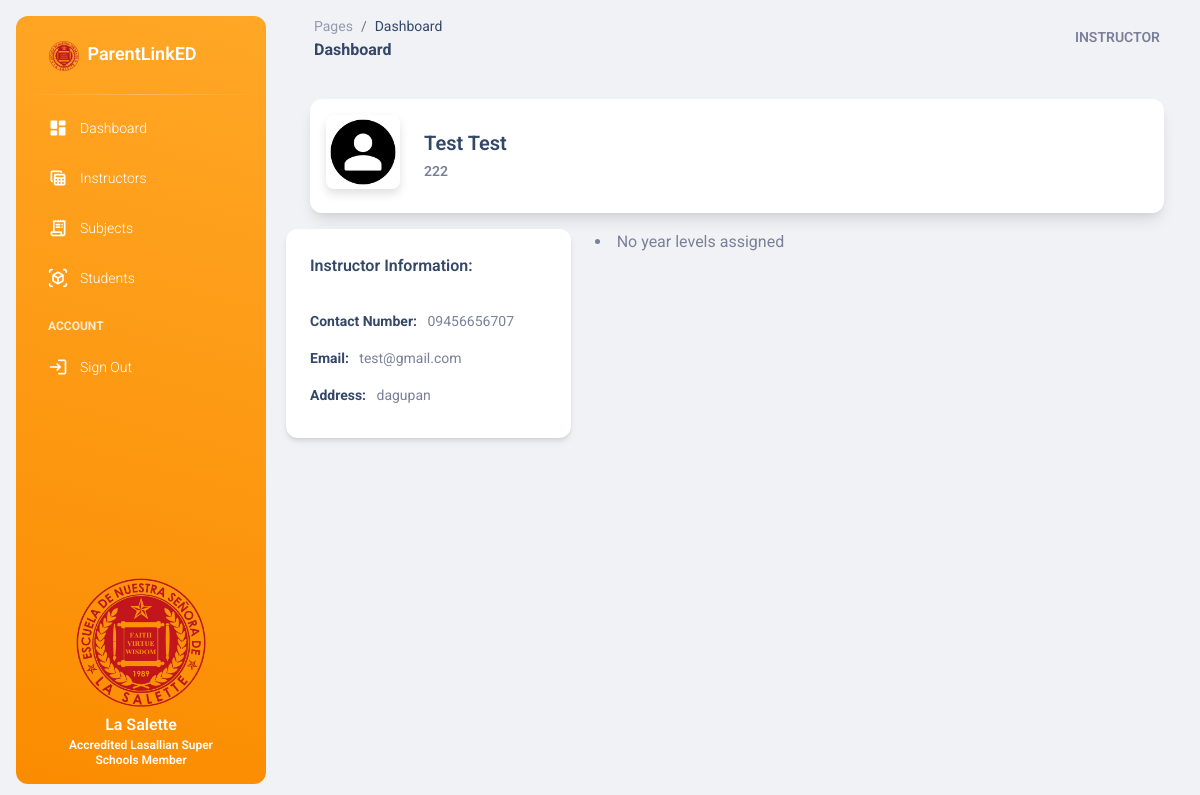
/instructor-info/222/ (signed in), run on an earlier commit of the app's database.
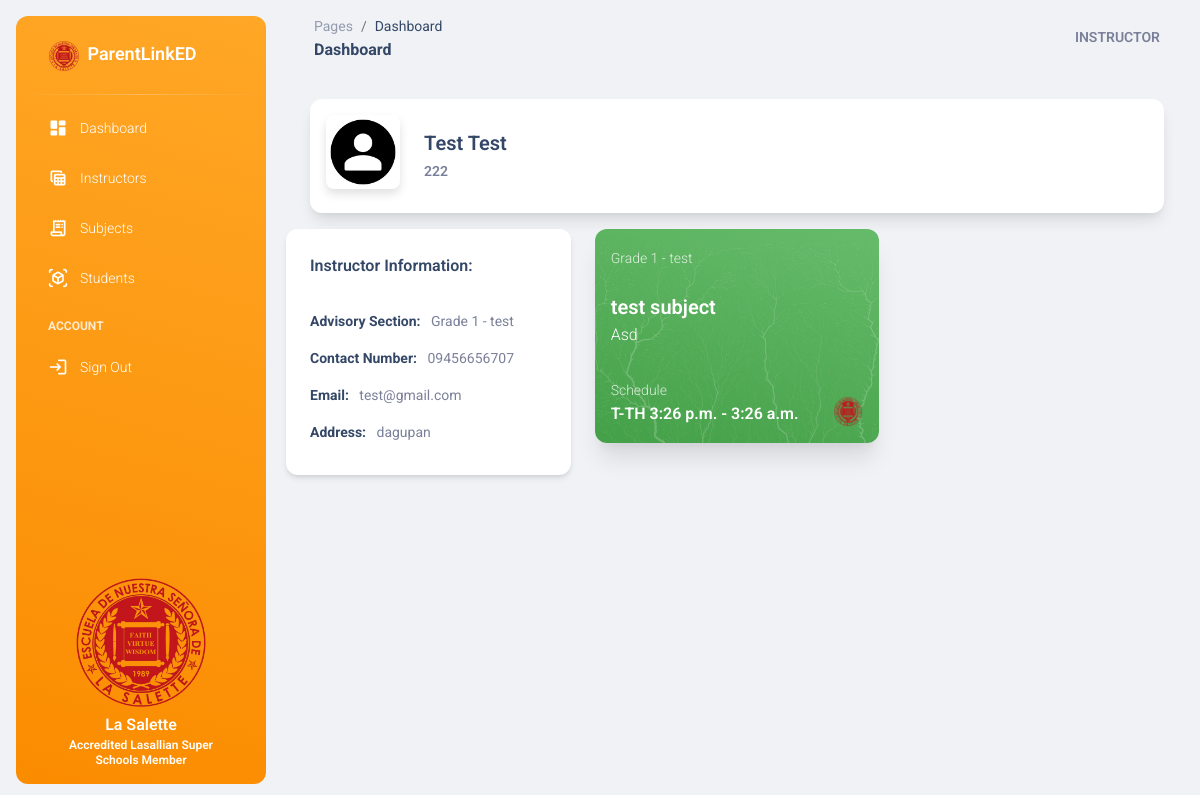
And on a later commit of the database.
### base/models.py (models this page shows, shortened)
class YearLevelSection(models.Model):
    year_levels = [
        ('Grade 1', 'Grade 1'),
        ('Grade 2', 'Grade 2'),
        ('Grade 3', 'Grade 3'),
        ('Grade 4', 'Grade 4'),
        ('Grade 5', 'Grade 5'),
        ('Grade 6', 'Grade 6'),
    ]
    year_level = models.CharField(max_length=10, choices=year_levels)
    section = models.CharField(max_length=10)
    subjects = models.ManyToManyField(Subject, null=True, blank=True, related_name='year_level_sections')
    instructor = models.ForeignKey(Instructor, on_delete=models.CASCADE, related_name='year_level_sections', null = True, blank = True)
    slug = models.SlugField(max_length=255, unique=True, null=True, blank=True)
    def __str__(self):
        return f"{self.year_level} - {self.section}"

class Subject(models.Model):
    name = models.CharField(max_length=100)
    subject_code = models.CharField(max_length=100, null=True, blank=True)
    description = models.TextField(blank=True, null=True)
    day = models.CharField(max_length=100)
    start_time = models.TimeField()
    end_time = models.TimeField()
    slug = models.SlugField(max_length=255, unique=True, null=True, blank=True)

### base/views.py (the view)
# urls.py: path('instructor-info/<str:instructor_id>/', views.instructor_detail, name='instructor_detail'),
@login_required
def instructor_detail(request, instructor_id):
    instructor = Instructor.objects.get(employee_id=instructor_id)
    year_level_sections = instructor.year_level_sections.all().select_related('instructor').prefetch_related('subjects')
    context = {
        'instructor': instructor,
        'year_level_sections': year_level_sections,
    }
    return render(request, 'base/admin/instructor_detail.html', context)

### base/templates/base/admin/instructor_detail.html (shortened to what the changed rows need)
{% extends 'base.html' %}
{% block content %}
<div class="row mt-3">
    <div class="col-md-4 mt-md-0 mt-1">
        <div class=" card h-auto">
            <div class="card-body">
                <ul class="list-group">
                    {% for year_level_section in year_level_sections %}
                        <li class="list-group-item border-0 ps-0 text-sm"><strong class="text-dark">Advisory Section:</strong> &nbsp; {{ year_level_section }}</li>
                    {% endfor %}
                    <li class="list-group-item border-0 ps-0 text-sm"><strong class="text-dark">Contact Number:</strong> &nbsp; {{ instructor.contact_number }}</li>
                    <li class="list-group-item border-0 ps-0 text-sm"><strong class="text-dark">Email:</strong> &nbsp; {{ instructor.user.email }}</li>
                    <li class="list-group-item border-0 ps-0 text-sm"><strong class="text-dark">Address:</strong> &nbsp; {{ instructor.address }}</li>
                </ul>
            </div>
        </div>
    </div>
    <div class="col-md-8 mt-md-0 mt-4">
        <div class="row ">
            {% for section in year_level_sections %}
            {% for subj in section.subjects.all %}
                <div class="col-xl-6 mb-xl-0 mb-1">
                    <div class="card mb-2 bg-transparent shadow-xl">
                        <div class="overflow-hidden position-relative border-radius-xl">
                            <img src="/static/assets/img/illustrations/pattern-tree.svg" class="position-absolute opacity-2 start-0 top-0 w-100 z-index-1 h-100" alt="pattern-tree">
                            <span class="mask bg-gradient-success opacity-10"></span>
                            <div class="card-body position-relative z-index-1 p-3">
                                <a type="button" data-bs-toggle="tooltip" title="View Section" href="{% url 'section_detail' section.slug %}"><p class="text-white text-sm opacity-8 mb-0">{{ section.year_level }} - {{ section.section }}</p></a>
                                <h5 class="text-white mt-4 mb-2 pb-2">{{ subj.name }}<br><span class="text-capitalize"><p>{{ subj.description}}</p></span></h5>
                                <div class="d-flex">
                                    <div class="d-flex">
                                        <div>
                                            <p class="text-white text-sm opacity-8 mb-0">Schedule</p>
                                            <h6 class="text-white mb-0">{{ subj.day }} {{ subj.start_time}} - {{ subj.end_time}}</h6>
                                        </div>
                                    </div>
                                    <div class="ms-auto w-20 d-flex align-items-end justify-content-end">
                                        <img class="w-60" src="/static/assets/img/logo.png" alt="logo">
                                    </div>
                                </div>
                            </div>
                        </div>
                    </div>
                </div>
            {% endfor %}
            {% empty %}
            <li>No year levels assigned</li>
        {% endfor %}
        </div>
    </div>
</div>
{% endblock %}

What changed in the data, as far as the page shows it:
added YearLevelSection: year_level+section "Grade 1 - test", year_level "Grade 1", section "test"
added Subject: name "test subject", description "Asd", day "T-TH", start_time "3:26 p.m.", end_time "3:26 a.m."
Also different on the page:
text no longer shown: "No year levels assigned"
